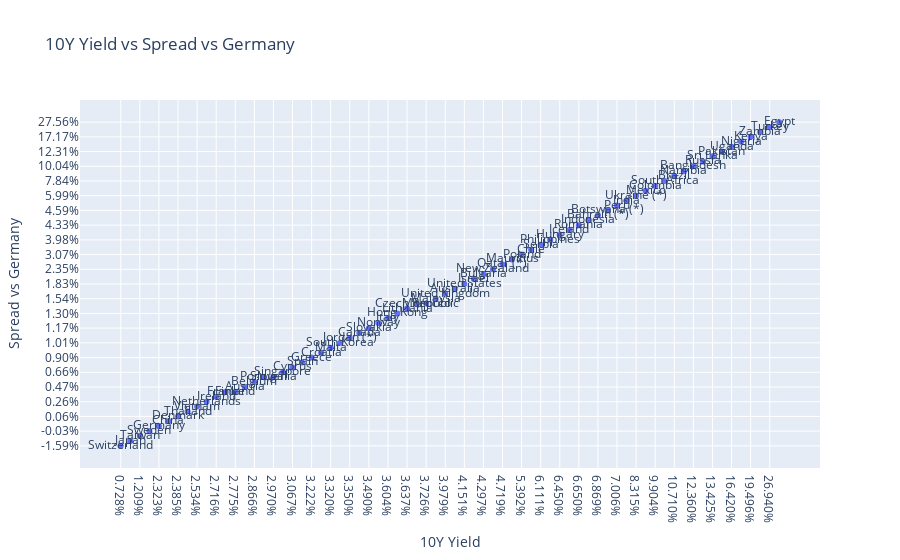

The notebook cell this image was saved under:
### Code cell
import plotly.express as px
import pandas as pd


# Create an interactive scatter plot
fig = px.scatter(df, x='10Y Yield', y='Spread vs Germany',
                 text='Country', size_max=100, title='10Y Yield vs Spread vs Germany')

# Show the figure
fig.show()

### Figure 1 — Plotly figure (JSON) as saved in the notebook; plotly's stock layout.template omitted (floating-point values rounded to 4 significant figures)
{"data": [{"hovertemplate": "10Y Yield=%{x}<br>Spread vs Germany=%{y}<br>Country=%{text}<extra></extra>", "legendgroup": "", "marker": {"color": "#636efa", "symbol": "circle"}, "mode": "markers+text", "name": "", "orientation": "v", "showlegend": false, "text": ["Switzerland", "Japan", "Taiwan", "Sweden", "Germany", "China", "Denmark", "Thailand", "Vietnam", "Netherlands", "Ireland", "France", "Finland", "Austria", "Belgium", "Portugal", "Slovenia", "Singapore", "Cyprus", "Spain", "Greece", "Croatia", "Malta", "South Korea", "Jordan (*)", "Canada", "Slovakia", "Norway", "Italy", "Hong Kong", "Lithuania", "Czech Republic", "Morocco", "Malaysia", "United Kingdom", "Australia", "United States", "Israel", "Bulgaria", "New Zealand", "Qatar (*)", "Mauritius", "Poland", "Chile", "Serbia", "Philippines", "Hungary", "Iceland", "Romania", "Indonesia", "Bahrain (*)", "Botswana (*)", "Perù", "India", "Ukraine (*)", "Mexico", "Colombia", "South Africa", "Brazil", "Namibia", "Bangladesh", "Russia", "Sri Lanka", "Pakistan", "Uganda", "Nigeria", "Kenya", "Zambia", "Turkey", "Egypt"], "type": "scatter", "x": ["0.728%", "0.760%", "1.209%", "2.288%", "2.323%", "2.359%", "2.385%", "2.495%", "2.534%", "2.581%", "2.716%", "2.774%", "2.775%", "2.796%", "2.866%", "2.968%", "2.970%", "2.987%", "3.067%", "3.131%", "3.222%", "3.235%", "3.320%", "3.332%", "3.350%", "3.418%", "3.490%", "3.552%", "3.604%", "3.620%", "3.637%", "3.718%", "3.726%", "3.865%", "3.979%", "3.999%", "4.151%", "4.188%", "4.297%", "4.676%", "4.719%", "5.305%", "5.392%", "5.630%", "6.111%", "6.306%", "6.450%", "6.533%", "6.650%", "6.724%", "6.869%", "6.916%", "7.006%", "7.026%", "8.315%", "9.550%", "9.904%", "10.165%", "10.710%", "11.017%", "12.360%", "13.280%", "13.425%", "14.630%", "16.420%", "18.413%", "19.496%", "25.150%", "26.940%", "29.880%"], "xaxis": "x", "y": ["-1.59%", "-1.56%", "-1.11%", "-0.03%", "0.00%", "0.04%", "0.06%", "0.17%", "0.21%", "0.26%", "0.39%", "0.45%", "0.45%", "0.47%", "0.54%", "0.65%", "0.65%", "0.66%", "0.74%", "0.81%", "0.90%", "0.91%", "1.00%", "1.01%", "1.03%", "1.09%", "1.17%", "1.23%", "1.28%", "1.30%", "1.31%", "1.40%", "1.40%", "1.54%", "1.66%", "1.68%", "1.83%", "1.86%", "1.97%", "2.35%", "2.40%", "2.98%", "3.07%", "3.31%", "3.79%", "3.98%", "4.13%", "4.21%", "4.33%", "4.40%", "4.55%", "4.59%", "4.68%", "4.70%", "5.99%", "7.23%", "7.58%", "7.84%", "8.39%", "8.69%", "10.04%", "10.96%", "11.10%", "12.31%", "14.10%", "16.09%", "17.17%", "22.83%", "24.62%", "27.56%"], "yaxis": "y"}], "layout": {"legend": {"tracegroupgap": 0}, "title": {"text": "10Y Yield vs Spread vs Germany"}, "xaxis": {"anchor": "y", "domain": [0, 1], "title": {"text": "10Y Yield"}}, "yaxis": {"anchor": "x", "domain": [0, 1], "title": {"text": "Spread vs Germany"}}}}
